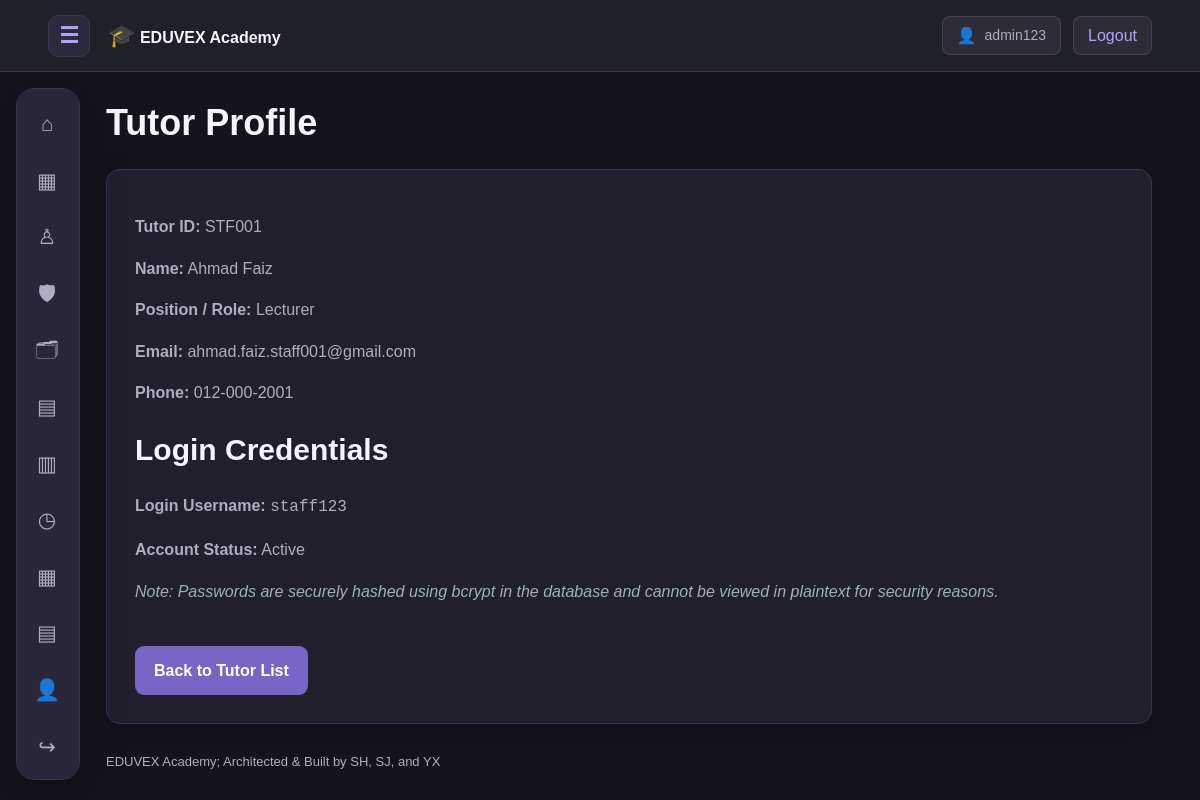
Page /tutor_management/view_tutor.php?id=STF001 (signed in) on the committed database.
### tables this page shows
CREATE TABLE IF NOT EXISTS user_accounts (
    user_id BIGINT UNSIGNED AUTO_INCREMENT PRIMARY KEY,
    username VARCHAR(100) NOT NULL UNIQUE,
    email VARCHAR(180) NOT NULL UNIQUE,
    password_hash VARCHAR(255) NOT NULL,

    role ENUM(
        'admin',
        'staff',
        'student'
    ) NOT NULL,

    admin_id VARCHAR(12) UNIQUE NULL,
    staff_id VARCHAR(12) UNIQUE NULL,
    student_id VARCHAR(12) UNIQUE NULL,

    preferred_language VARCHAR(10) DEFAULT 'en',
    profile_image VARCHAR(255) DEFAULT NULL,
    is_active TINYINT(1) DEFAULT 1,
    created_at TIMESTAMP DEFAULT CURRENT_TIMESTAMP
);

CREATE TABLE IF NOT EXISTS staff (
    staff_id VARCHAR(12) PRIMARY KEY,
    staff_name VARCHAR(120) NOT NULL,
    staff_email VARCHAR(180) UNIQUE,
    staff_phone_number VARCHAR(30),
    staff_role VARCHAR(60)
);

### includes/functions.php (called while the page is built, shortened)
<?php
function h(mixed $value): string {
    return htmlspecialchars(
        (string)($value ?? ''),
        ENT_QUOTES | ENT_SUBSTITUTE,
        'UTF-8'
    );
}
function url(string $path = ''): string {
    return BASE_URL . '/' . ltrim($path, '/');
}

### tutor_management/view_tutor.php (the view, shortened to what this page needs)
<?php
require_once __DIR__ . '/../config/database.php';
$id = trim($_GET['id'] ?? '');
$stmt = $pdo->prepare("
    SELECT st.*,
           u.username, u.is_active
    FROM staff st
    LEFT JOIN user_accounts u ON u.staff_id = st.staff_id
    WHERE st.staff_id = ?
");
$stmt->execute([$id]);
$tutor = $stmt->fetch();
require __DIR__ . '/../includes/header.php';
?>
<h1>Tutor Profile</h1>
<section class="panel">
    <p><strong>Tutor ID:</strong>
        <?= h($tutor['staff_id']) ?></p>
    <p><strong>Name:</strong>
        <?= h($tutor['staff_name']) ?></p>
    <p><strong>Position / Role:</strong>
        <?= h($tutor['staff_role']) ?></p>
    <p><strong>Email:</strong>
        <?= h($tutor['staff_email']) ?></p>
    <p><strong>Phone:</strong>
        <?= h($tutor['staff_phone_number']) ?></p>
    <h2>Login Credentials</h2>
    <p><strong>Login Username:</strong>
        <code><?= h($tutor['username'] ?? 'No Login Account Assigned') ?></code></p>
    <p><strong>Account Status:</strong>
        <?php
        if ($tutor['is_active'] === null) {
            echo 'No Account';
        } else {
            echo $tutor['is_active'] ? 'Active' : 'Inactive';
        }
        ?>
    </p>
    <p class="att-small" style="color: #a0aec0;">
        <em>Note: Passwords are securely hashed using bcrypt in the database and cannot be viewed in plaintext for security reasons.</em>
    </p>
    <br>
    <a class="button" href="<?= h(url('tutor_management/index.php')) ?>">
        Back to Tutor List
    </a>
</section>
<?php require __DIR__ . '/../includes/footer.php'; ?>

### assets/css/style.css (style rules this page uses)
:root { color-scheme: dark; --bg: #15141E; --surface: #211F2D; --surface2: #292638; --line: #39344E; --accent: #B4A0F7; --accent-dark: #7965C5; --text: #F5F3FF; --muted: #B0ACC3; --nav-width: 64px; --header-height: 72px; }
* { box-sizing: border-box; }
html { scroll-behavior: smooth; scroll-padding-top: 90px; }
body { margin: 0; background: var(--bg); color: var(--text); font-family: Arial, Helvetica, sans-serif; font-size: 16px; line-height: 1.6; }
a { color: var(--accent); text-decoration: none; }
h1, h2, h3 { line-height: 1.25; }
h1 { font-size: clamp(28px, 3vw, 40px); }
h2 { font-size: clamp(23px, 2.5vw, 32px); }
p { color: var(--muted); }
.panel { background: var(--surface); border: 1px solid var(--line); border-radius: 14px; padding: 28px; box-shadow: 0 8px 24px rgba(0,0,0,0.15); }
button, .button { display: inline-block; padding: 11px 18px; border: 1px solid transparent; border-radius: 9px; background: var(--accent-dark); color: #FFFFFF; font-weight: 600; text-decoration: none; }

### rows in the picture
user_accounts: staff.staff_id "STF001", staff.staff_name "Ahmad Faiz", staff.staff_role "Lecturer", staff.staff_email "ahmad.faiz.staff001@gmail.com", staff.staff_phone_number "012-000-2001", username "staff123"

### other values in the picture
$account['username'] "admin123"
$symbol "⌂"
$symbol "▦"
$symbol "♙"
$symbol "🛡"
$symbol "🗂"
$symbol "▤"
$symbol "▥"
$symbol "◷"
$symbol "👤"
$symbol "↪"
